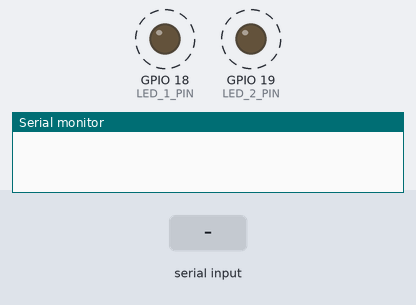
Bench run of a program on a simulated ESP32. On the bench: output pins drawn as LEDs (lit = HIGH), the last lines printed to the serial monitor. Dashed ring = blinking. The test bench sets the inputs (shaded band).

Above: at 0.87 s.
1.3 s: "90,45\n" received over Serial
At 10.62 s:
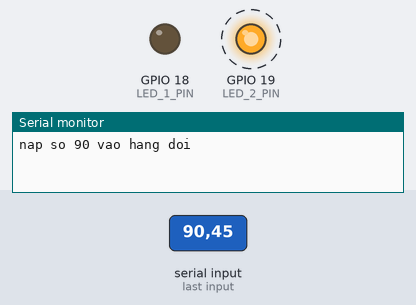
Timing chart, 0 to 12.5 s (numbered marks = the images above; inputs shaded):
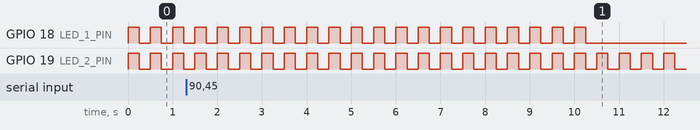

Measured:
- by itself, GPIO 18 (LED_1_PIN): alternates HIGH for 0.25 s and LOW for 0.25 s, 36 changes in all, then stays LOW
- by itself, GPIO 19 (LED_2_PIN): alternates HIGH for 0.25 s and LOW for 0.25 s

The program:

main.cpp
```cpp
#include <Arduino.h>
#include <freertos/FreeRTOS.h>
#include <freertos/task.h>
#include <freertos/semphr.h>
#include <freertos/queue.h>

#define LED_1_PIN 18
#define LED_2_PIN 19

QueueHandle_t dataQueue;

void taskLedBlinker(void *pvParameters) {
  uint8_t ledPin = *(uint8_t*)pvParameters;
  uint32_t blinkCount;

  for (;;) {
    if (xQueueReceive(dataQueue, &blinkCount, portMAX_DELAY) == pdTRUE) {
      for (uint32_t i = 0; i < blinkCount; i++) {
        digitalWrite(ledPin, HIGH);
        vTaskDelay(pdMS_TO_TICKS(250));
        digitalWrite(ledPin, LOW);
        vTaskDelay(pdMS_TO_TICKS(250));
      }
    }
  }
}

void setup() {
  Serial.begin(115200);

  pinMode(LED_1_PIN, OUTPUT);
  pinMode(LED_2_PIN, OUTPUT);

  dataQueue = xQueueCreate(5, sizeof(uint32_t));

  if (dataQueue == NULL) {
    while(1);
  }

  for (uint32_t i = 5; i <= 9; i++) {
    if (xQueueSend(dataQueue, &i, pdMS_TO_TICKS(100)) != pdPASS) {
      Serial.println("Dont send data to queue");
    }
  }

  static uint8_t led1_pin = LED_1_PIN;
  static uint8_t led2_pin = LED_2_PIN;

  xTaskCreate(taskLedBlinker, "LED 1 Blinker", 2048, &led1_pin, 2, NULL);
  xTaskCreate(taskLedBlinker, "LED 2 Blinker", 2048, &led2_pin, 2, NULL);

}

void loop() {
  if (Serial.available() > 0) {
    String input = Serial.readStringUntil('\n');
    input.trim();

    if (input.length() > 0) {
      uint32_t newBlinkCount = input.toInt();

      if (newBlinkCount > 0) {
        if (xQueueSend(dataQueue, &newBlinkCount, pdMS_TO_TICKS(100)) == pdPASS) {
          Serial.printf("nap so %u vao hang doi\n", newBlinkCount);
        } else {
          Serial.println("khong nap duoc");
        }
      } else {
        Serial.println("nhap so nguyen");
      }
    }
  }

  vTaskDelay(pdMS_TO_TICKS(50));
}
```
